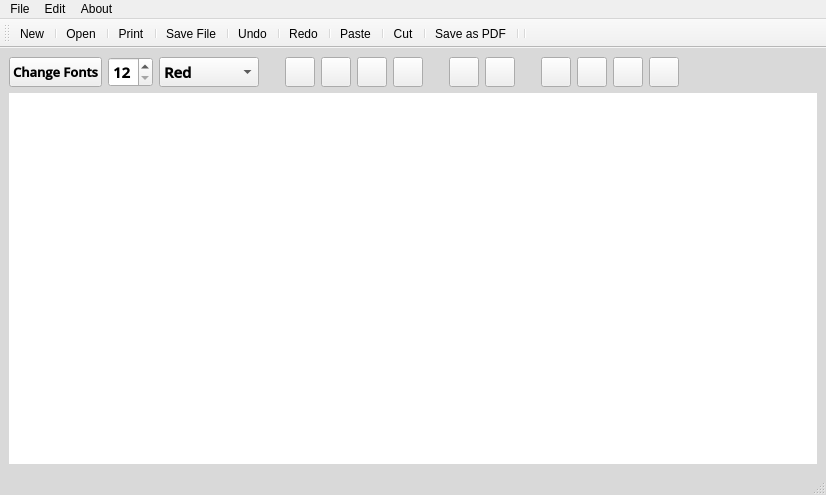
<?xml version="1.0" encoding="UTF-8"?>
<ui version="4.0">
 <class>Notepad</class>
 <widget class="QMainWindow" name="Notepad">
  <property name="geometry">
   <rect>
    <x>0</x>
    <y>0</y>
    <width>826</width>
    <height>495</height>
   </rect>
  </property>
  <property name="windowTitle">
   <string>Minimalistic Notepad</string>
  </property>
  <property name="windowIcon">
   <iconset resource="assests.qrc">
    <normaloff>:/Icons and Images/notepad.png</normaloff>:/Icons and Images/notepad.png</iconset>
  </property>
  <property name="styleSheet">
   <string notr="true">QMainWindow{



background: #d9d9d9 ; 

}</string>
  </property>
  <widget class="QWidget" name="centralwidget">
   <layout class="QHBoxLayout" name="horizontalLayout_2">
    <item>
     <layout class="QVBoxLayout" name="verticalLayout">
      <item>
       <layout class="QHBoxLayout" name="horizontalLayout">
        <item>
         <widget class="QPushButton" name="fontBtn">
          <property name="maximumSize">
           <size>
            <width>1000</width>
            <height>10000</height>
           </size>
          </property>
          <property name="baseSize">
           <size>
            <width>0</width>
            <height>0</height>
           </size>
          </property>
          <property name="font">
           <font>
            <family>Open Sans Semibold</family>
            <pointsize>10</pointsize>
            <weight>75</weight>
            <bold>true</bold>
           </font>
          </property>
          <property name="text">
           <string>Change Fonts</string>
          </property>
          <property name="icon">
           <iconset resource="assests.qrc">
            <normaloff>:/Icons and Images/text.png</normaloff>:/Icons and Images/text.png</iconset>
          </property>
          <property name="iconSize">
           <size>
            <width>25</width>
            <height>25</height>
           </size>
          </property>
          <property name="autoExclusive">
           <bool>false</bool>
          </property>
         </widget>
        </item>
        <item>
         <widget class="QSpinBox" name="fontSizeBox">
          <property name="maximumSize">
           <size>
            <width>500</width>
            <height>500</height>
           </size>
          </property>
          <property name="font">
           <font>
            <family>Open Sans Semibold</family>
            <pointsize>11</pointsize>
            <weight>75</weight>
            <bold>true</bold>
           </font>
          </property>
          <property name="styleSheet">
           <string notr="true"/>
          </property>
          <property name="minimum">
           <number>12</number>
          </property>
          <property name="maximum">
           <number>72</number>
          </property>
         </widget>
        </item>
        <item>
         <widget class="QComboBox" name="comboBox">
          <property name="font">
           <font>
            <family>Open Sans Semibold</family>
            <pointsize>11</pointsize>
            <weight>75</weight>
            <bold>true</bold>
           </font>
          </property>
          <item>
           <property name="text">
            <string>Red</string>
           </property>
          </item>
          <item>
           <property name="text">
            <string>Blue</string>
           </property>
          </item>
          <item>
           <property name="text">
            <string>Gray</string>
           </property>
          </item>
          <item>
           <property name="text">
            <string>Yellow</string>
           </property>
          </item>
          <item>
           <property name="text">
            <string>Cyan</string>
           </property>
          </item>
          <item>
           <property name="text">
            <string>Magenta</string>
           </property>
          </item>
          <item>
           <property name="text">
            <string>Black</string>
           </property>
          </item>
         </widget>
        </item>
        <item>
         <spacer name="horizontalSpacer">
          <property name="orientation">
           <enum>Qt::Horizontal</enum>
          </property>
          <property name="sizeType">
           <enum>QSizePolicy::Fixed</enum>
          </property>
          <property name="sizeHint" stdset="0">
           <size>
            <width>20</width>
            <height>20</height>
           </size>
          </property>
         </spacer>
        </item>
        <item>
         <widget class="QPushButton" name="boldBtn">
          <property name="maximumSize">
           <size>
            <width>30</width>
            <height>30</height>
           </size>
          </property>
          <property name="text">
           <string/>
          </property>
          <property name="icon">
           <iconset resource="assests.qrc">
            <normaloff>:/Icons and Images/bold (2).png</normaloff>:/Icons and Images/bold (2).png</iconset>
          </property>
         </widget>
        </item>
        <item>
         <widget class="QPushButton" name="italicBtn">
          <property name="maximumSize">
           <size>
            <width>30</width>
            <height>30</height>
           </size>
          </property>
          <property name="text">
           <string/>
          </property>
          <property name="icon">
           <iconset resource="assests.qrc">
            <normaloff>:/Icons and Images/italic (2).png</normaloff>:/Icons and Images/italic (2).png</iconset>
          </property>
         </widget>
        </item>
        <item>
         <widget class="QPushButton" name="underlineBtn">
          <property name="maximumSize">
           <size>
            <width>30</width>
            <height>30</height>
           </size>
          </property>
          <property name="styleSheet">
           <string notr="true"/>
          </property>
          <property name="text">
           <string/>
          </property>
          <property name="icon">
           <iconset resource="assests.qrc">
            <normaloff>:/Icons and Images/underline (1).png</normaloff>:/Icons and Images/underline (1).png</iconset>
          </property>
         </widget>
        </item>
        <item>
         <widget class="QPushButton" name="highlightBtn">
          <property name="maximumSize">
           <size>
            <width>30</width>
            <height>30</height>
           </size>
          </property>
          <property name="text">
           <string/>
          </property>
          <property name="icon">
           <iconset resource="assests.qrc">
            <normaloff>:/Icons and Images/highlighter.png</normaloff>:/Icons and Images/highlighter.png</iconset>
          </property>
          <property name="autoDefault">
           <bool>false</bool>
          </property>
          <property name="default">
           <bool>false</bool>
          </property>
          <property name="flat">
           <bool>false</bool>
          </property>
         </widget>
        </item>
        <item>
         <spacer name="horizontalSpacer_2">
          <property name="orientation">
           <enum>Qt::Horizontal</enum>
          </property>
          <property name="sizeType">
           <enum>QSizePolicy::Fixed</enum>
          </property>
          <property name="sizeHint" stdset="0">
           <size>
            <width>20</width>
            <height>20</height>
           </size>
          </property>
         </spacer>
        </item>
        <item>
         <widget class="QPushButton" name="lowerBtn">
          <property name="maximumSize">
           <size>
            <width>30</width>
            <height>30</height>
           </size>
          </property>
          <property name="text">
           <string/>
          </property>
          <property name="icon">
           <iconset resource="assests.qrc">
            <normaloff>:/Icons and Images/lowercase-interface-symbol.png</normaloff>:/Icons and Images/lowercase-interface-symbol.png</iconset>
          </property>
         </widget>
        </item>
        <item>
         <widget class="QPushButton" name="upperBtn">
          <property name="maximumSize">
           <size>
            <width>30</width>
            <height>30</height>
           </size>
          </property>
          <property name="text">
           <string/>
          </property>
          <property name="icon">
           <iconset resource="assests.qrc">
            <normaloff>:/Icons and Images/uppercase-interface-button.png</normaloff>:/Icons and Images/uppercase-interface-button.png</iconset>
          </property>
         </widget>
        </item>
        <item>
         <spacer name="horizontalSpacer_3">
          <property name="orientation">
           <enum>Qt::Horizontal</enum>
          </property>
          <property name="sizeType">
           <enum>QSizePolicy::Fixed</enum>
          </property>
          <property name="sizeHint" stdset="0">
           <size>
            <width>20</width>
            <height>20</height>
           </size>
          </property>
         </spacer>
        </item>
        <item>
         <widget class="QPushButton" name="leftAlignBtn">
          <property name="maximumSize">
           <size>
            <width>30</width>
            <height>30</height>
           </size>
          </property>
          <property name="text">
           <string/>
          </property>
          <property name="icon">
           <iconset resource="assests.qrc">
            <normaloff>:/Icons and Images/icons8-align-left-50.png</normaloff>:/Icons and Images/icons8-align-left-50.png</iconset>
          </property>
         </widget>
        </item>
        <item>
         <widget class="QPushButton" name="centerBtn">
          <property name="maximumSize">
           <size>
            <width>30</width>
            <height>30</height>
           </size>
          </property>
          <property name="text">
           <string/>
          </property>
          <property name="icon">
           <iconset resource="assests.qrc">
            <normaloff>:/Icons and Images/icons8-align-center-50.png</normaloff>:/Icons and Images/icons8-align-center-50.png</iconset>
          </property>
         </widget>
        </item>
        <item>
         <widget class="QPushButton" name="justifyBtn">
          <property name="maximumSize">
           <size>
            <width>30</width>
            <height>30</height>
           </size>
          </property>
          <property name="text">
           <string/>
          </property>
          <property name="icon">
           <iconset resource="assests.qrc">
            <normaloff>:/Icons and Images/icons8-align-justify-50.png</normaloff>:/Icons and Images/icons8-align-justify-50.png</iconset>
          </property>
         </widget>
        </item>
        <item>
         <widget class="QPushButton" name="rightAlignBtn">
          <property name="maximumSize">
           <size>
            <width>30</width>
            <height>30</height>
           </size>
          </property>
          <property name="text">
           <string/>
          </property>
          <property name="icon">
           <iconset resource="assests.qrc">
            <normaloff>:/Icons and Images/icons8-align-right-50.png</normaloff>:/Icons and Images/icons8-align-right-50.png</iconset>
          </property>
         </widget>
        </item>
        <item>
         <spacer name="horizontalSpacer_4">
          <property name="orientation">
           <enum>Qt::Horizontal</enum>
          </property>
          <property name="sizeHint" stdset="0">
           <size>
            <width>20</width>
            <height>20</height>
           </size>
          </property>
         </spacer>
        </item>
       </layout>
      </item>
      <item>
       <widget class="QTextEdit" name="textEdit">
        <property name="sizePolicy">
         <sizepolicy hsizetype="Preferred" vsizetype="Expanding">
          <horstretch>0</horstretch>
          <verstretch>0</verstretch>
         </sizepolicy>
        </property>
        <property name="maximumSize">
         <size>
          <width>16777215</width>
          <height>16777215</height>
         </size>
        </property>
        <property name="styleSheet">
         <string notr="true">QTextEdit{

background: #ffffff;
border: 0 px;
}</string>
        </property>
       </widget>
      </item>
     </layout>
    </item>
   </layout>
  </widget>
  <widget class="QMenuBar" name="menubar">
   <property name="geometry">
    <rect>
     <x>0</x>
     <y>0</y>
     <width>826</width>
     <height>21</height>
    </rect>
   </property>
   <widget class="QMenu" name="menuFile">
    <property name="autoFillBackground">
     <bool>false</bool>
    </property>
    <property name="title">
     <string>File</string>
    </property>
    <addaction name="actionNew"/>
    <addaction name="actionOpen"/>
    <addaction name="actionSave_File"/>
    <addaction name="actionSave_as"/>
    <addaction name="actionSave_as_PDF"/>
    <addaction name="actionPrint"/>
    <addaction name="actionExit"/>
   </widget>
   <widget class="QMenu" name="menuEdit">
    <property name="title">
     <string>Edit</string>
    </property>
    <addaction name="actionCut"/>
    <addaction name="actionPaste"/>
    <addaction name="actionUndo"/>
    <addaction name="actionRedo"/>
    <addaction name="actionConfigure_Fonts"/>
    <addaction name="actionFont_Color"/>
   </widget>
   <widget class="QMenu" name="menuAbout">
    <property name="title">
     <string>About</string>
    </property>
    <addaction name="actionAbout_Us"/>
   </widget>
   <addaction name="menuFile"/>
   <addaction name="menuEdit"/>
   <addaction name="menuAbout"/>
  </widget>
  <widget class="QStatusBar" name="statusbar"/>
  <widget class="QToolBar" name="toolBar">
   <property name="sizePolicy">
    <sizepolicy hsizetype="Preferred" vsizetype="Fixed">
     <horstretch>0</horstretch>
     <verstretch>0</verstretch>
    </sizepolicy>
   </property>
   <property name="minimumSize">
    <size>
     <width>0</width>
     <height>0</height>
    </size>
   </property>
   <property name="windowTitle">
    <string>toolBar</string>
   </property>
   <property name="layoutDirection">
    <enum>Qt::LeftToRight</enum>
   </property>
   <property name="autoFillBackground">
    <bool>false</bool>
   </property>
   <property name="styleSheet">
    <string notr="true">QToolBar{

	image: url(:/Icons and Images/folder (2).png);

}</string>
   </property>
   <attribute name="toolBarArea">
    <enum>TopToolBarArea</enum>
   </attribute>
   <attribute name="toolBarBreak">
    <bool>false</bool>
   </attribute>
   <addaction name="actionNew"/>
   <addaction name="separator"/>
   <addaction name="actionOpen"/>
   <addaction name="separator"/>
   <addaction name="actionPrint"/>
   <addaction name="separator"/>
   <addaction name="actionSave_File"/>
   <addaction name="separator"/>
   <addaction name="actionUndo"/>
   <addaction name="separator"/>
   <addaction name="actionRedo"/>
   <addaction name="separator"/>
   <addaction name="actionPaste"/>
   <addaction name="separator"/>
   <addaction name="actionCut"/>
   <addaction name="separator"/>
   <addaction name="actionSave_as_PDF"/>
   <addaction name="separator"/>
   <addaction name="separator"/>
  </widget>
  <action name="actionNew">
   <property name="icon">
    <iconset resource="assests.qrc">
     <normaloff>:/Icons and Images/folder (2).png</normaloff>:/Icons and Images/folder (2).png</iconset>
   </property>
   <property name="text">
    <string>New</string>
   </property>
   <property name="toolTip">
    <string>Creat New Text File</string>
   </property>
  </action>
  <action name="actionOpen">
   <property name="icon">
    <iconset resource="assests.qrc">
     <normaloff>:/Icons and Images/folder.png</normaloff>:/Icons and Images/folder.png</iconset>
   </property>
   <property name="text">
    <string>Open</string>
   </property>
   <property name="toolTip">
    <string>Open a Text File</string>
   </property>
  </action>
  <action name="actionSave_File">
   <property name="icon">
    <iconset resource="assests.qrc">
     <normaloff>:/Icons and Images/diskette.png</normaloff>:/Icons and Images/diskette.png</iconset>
   </property>
   <property name="text">
    <string>Save File</string>
   </property>
   <property name="toolTip">
    <string>Save the File</string>
   </property>
  </action>
  <action name="actionSave_as">
   <property name="icon">
    <iconset resource="assests.qrc">
     <normaloff>:/Icons and Images/save.png</normaloff>:/Icons and Images/save.png</iconset>
   </property>
   <property name="text">
    <string>Save as</string>
   </property>
   <property name="toolTip">
    <string>Save the file as a different text file</string>
   </property>
  </action>
  <action name="actionSave_as_PDF">
   <property name="icon">
    <iconset resource="assests.qrc">
     <normaloff>:/Icons and Images/pdf.png</normaloff>:/Icons and Images/pdf.png</iconset>
   </property>
   <property name="text">
    <string>Save as PDF</string>
   </property>
   <property name="toolTip">
    <string>Convert and Save the Text file as a PDF</string>
   </property>
  </action>
  <action name="actionPrint">
   <property name="icon">
    <iconset resource="assests.qrc">
     <normaloff>:/Icons and Images/printer.png</normaloff>:/Icons and Images/printer.png</iconset>
   </property>
   <property name="text">
    <string>Print</string>
   </property>
   <property name="toolTip">
    <string>Print the Text file</string>
   </property>
  </action>
  <action name="actionRedo">
   <property name="icon">
    <iconset resource="assests.qrc">
     <normaloff>:/Icons and Images/redo.png</normaloff>:/Icons and Images/redo.png</iconset>
   </property>
   <property name="text">
    <string>Redo</string>
   </property>
   <property name="toolTip">
    <string>Redo Function</string>
   </property>
  </action>
  <action name="actionUndo">
   <property name="icon">
    <iconset resource="assests.qrc">
     <normaloff>:/Icons and Images/undo (1).png</normaloff>:/Icons and Images/undo (1).png</iconset>
   </property>
   <property name="text">
    <string>Undo</string>
   </property>
   <property name="toolTip">
    <string>Undo Function</string>
   </property>
  </action>
  <action name="actionCut">
   <property name="icon">
    <iconset resource="assests.qrc">
     <normaloff>:/Icons and Images/cut.png</normaloff>:/Icons and Images/cut.png</iconset>
   </property>
   <property name="text">
    <string>Cut</string>
   </property>
   <property name="toolTip">
    <string>Cut Specific texts</string>
   </property>
  </action>
  <action name="actionPaste">
   <property name="icon">
    <iconset resource="assests.qrc">
     <normaloff>:/Icons and Images/paste.png</normaloff>:/Icons and Images/paste.png</iconset>
   </property>
   <property name="text">
    <string>Paste</string>
   </property>
   <property name="toolTip">
    <string>Paste Specific Text</string>
   </property>
  </action>
  <action name="actionAbout_Us">
   <property name="icon">
    <iconset resource="assests.qrc">
     <normaloff>:/Icons and Images/info.png</normaloff>:/Icons and Images/info.png</iconset>
   </property>
   <property name="text">
    <string>About Us</string>
   </property>
   <property name="toolTip">
    <string>Description about Developer</string>
   </property>
  </action>
  <action name="actionExit">
   <property name="icon">
    <iconset resource="assests.qrc">
     <normaloff>:/Icons and Images/power-off.png</normaloff>:/Icons and Images/power-off.png</iconset>
   </property>
   <property name="text">
    <string>Exit</string>
   </property>
   <property name="toolTip">
    <string>Exit the Program</string>
   </property>
  </action>
  <action name="actionConfigure_Fonts">
   <property name="icon">
    <iconset resource="assests.qrc">
     <normaloff>:/Icons and Images/font-size.png</normaloff>:/Icons and Images/font-size.png</iconset>
   </property>
   <property name="text">
    <string>Change Fonts</string>
   </property>
   <property name="toolTip">
    <string>Configure Fonts</string>
   </property>
  </action>
  <action name="actionFont_Color">
   <property name="icon">
    <iconset resource="assests.qrc">
     <normaloff>:/Icons and Images/text (2).png</normaloff>:/Icons and Images/text (2).png</iconset>
   </property>
   <property name="text">
    <string>Font Color</string>
   </property>
   <property name="toolTip">
    <string>Change font color</string>
   </property>
  </action>
 </widget>
 <resources>
  <include location="assests.qrc"/>
 </resources>
 <connections/>
</ui>
